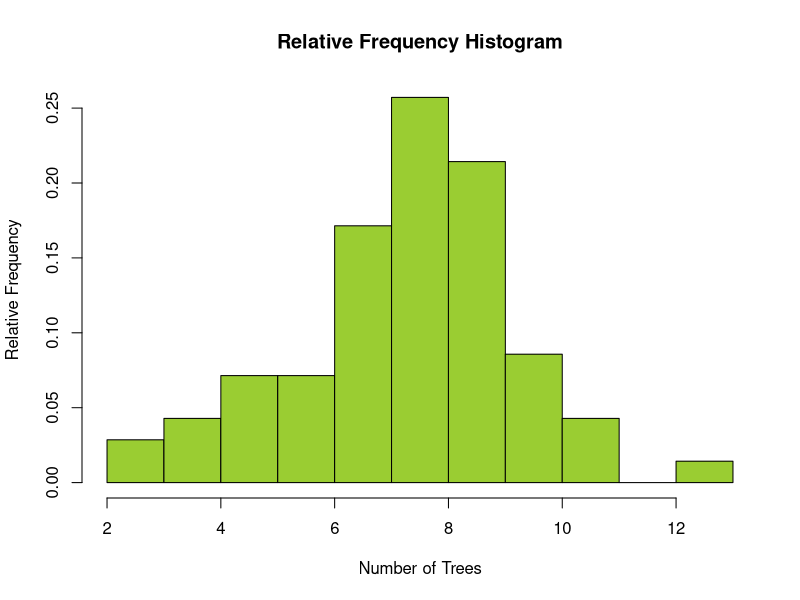

Write R code to recreate this figure.
# Data provided
trees <- c(7, 8, 6, 4, 9, 11, 9, 9, 9, 10, 9, 8, 11, 5, 8, 5, 8, 8, 7, 8, 3, 5, 8, 7, 
           10, 7, 8, 9, 8, 11, 10, 8, 9, 8, 9, 9, 7, 8, 13, 8, 9, 6, 7, 9, 9, 7, 9, 5, 6, 
           5, 6, 9, 8, 8, 4, 4, 7, 7, 8, 9, 10, 2, 7, 10, 8, 10, 6, 7, 7, 8)

# a) Relative frequency histogram
hist(trees, prob = TRUE, breaks = 10, col = "yellowgreen", main = "Relative Frequency Histogram",
     xlab = "Number of Trees", ylab = "Relative Frequency")

# b) Calculate the sample mean, median, and mode
mean_trees <- mean(trees)
median_trees <- median(trees)
mode_trees <- as.numeric(names(sort(table(trees), decreasing = TRUE)[1]))  # Find the mode

# Output mean, median, and mode
cat("Sample Mean:", mean_trees, "\n")
cat("Median:", median_trees, "\n")
cat("Mode:", mode_trees, "\n")

# c) Calculate variance, standard deviation, and coefficient of variation
variance_trees <- var(trees)
sd_trees <- sd(trees)
cv_trees <- (sd_trees / mean_trees) * 100  # Coefficient of variation

# Output variance, standard deviation, and coefficient of variation
cat("Variance:", variance_trees, "\n")
cat("Standard Deviation:", sd_trees, "\n")
cat("Coefficient of Variation (%):", cv_trees, "\n")

# d) Construct intervals (mean ± s), (mean ± 2s), and (mean ± 3s)
mean_plus_minus_1s <- c(mean_trees - sd_trees, mean_trees + sd_trees)
mean_plus_minus_2s <- c(mean_trees - 2 * sd_trees, mean_trees + 2 * sd_trees)
mean_plus_minus_3s <- c(mean_trees - 3 * sd_trees, mean_trees + 3 * sd_trees)

# Count percentages falling within each interval
within_1s <- sum(trees >= mean_plus_minus_1s[1] & trees <= mean_plus_minus_1s[2]) / length(trees) * 100
within_2s <- sum(trees >= mean_plus_minus_2s[1] & trees <= mean_plus_minus_2s[2]) / length(trees) * 100
within_3s <- sum(trees >= mean_plus_minus_3s[1] & trees <= mean_plus_minus_3s[2]) / length(trees) * 100

# Output the intervals and percentages
cat("Mean ± 1 Standard Deviation Interval:", mean_plus_minus_1s, "\n")
cat("Percentage within ±1s:", within_1s, "%\n")

cat("Mean ± 2 Standard Deviation Interval:", mean_plus_minus_2s, "\n")
cat("Percentage within ±2s:", within_2s, "%\n")

cat("Mean ± 3 Standard Deviation Interval:", mean_plus_minus_3s, "\n")
cat("Percentage within ±3s:", within_3s, "%\n")


# Compare with empirical rule: 68%, 95%, 99%
cat("Empirical Rule (68%, 95%, 99%) comparison:\n")
cat("Percentage within ±1s:", within_1s, "% (Empirical: 68%)\n")
cat("Percentage within ±2s:", within_2s, "% (Empirical: 95%)\n")
cat("Percentage within ±3s:", within_3s, "% (Empirical: 99%)\n")

